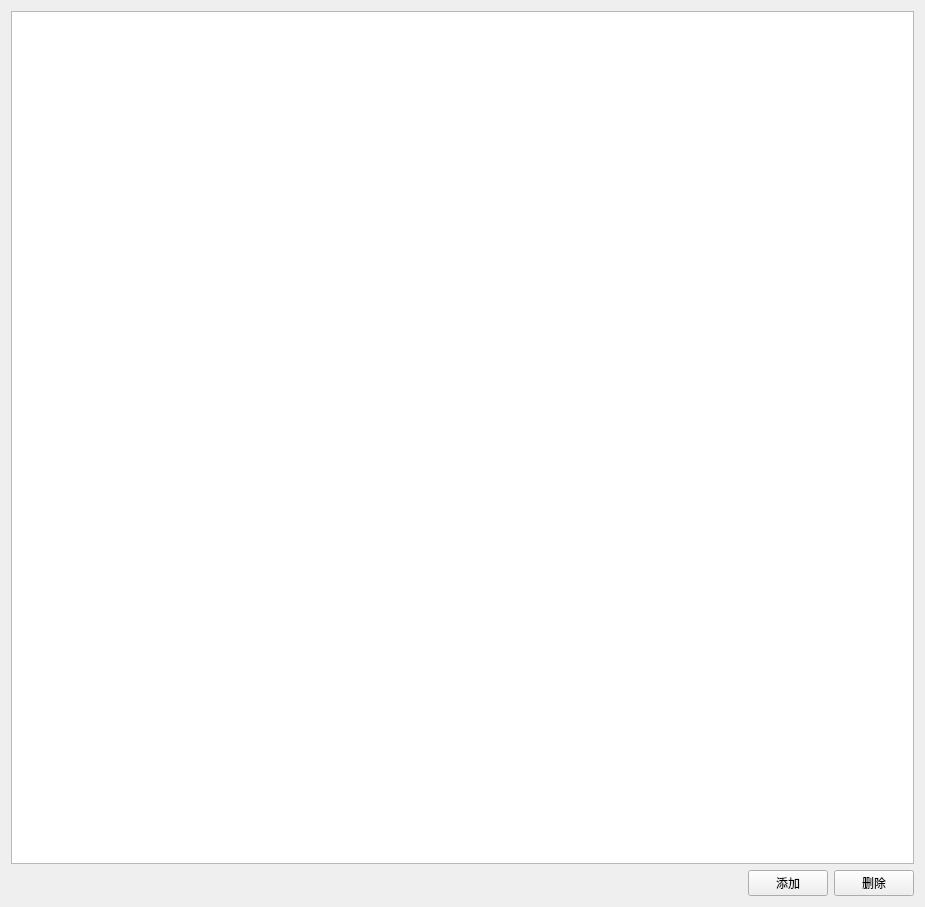
<?xml version="1.0" encoding="UTF-8"?>
<ui version="4.0">
 <class>Supplier</class>
 <widget class="QWidget" name="Supplier">
  <property name="geometry">
   <rect>
    <x>0</x>
    <y>0</y>
    <width>925</width>
    <height>907</height>
   </rect>
  </property>
  <property name="windowTitle">
   <string>Form</string>
  </property>
  <layout class="QVBoxLayout" name="verticalLayout">
   <item>
    <widget class="QTableWidget" name="tableWidget"/>
   </item>
   <item>
    <layout class="QHBoxLayout" name="horizontalLayout">
     <item>
      <spacer name="horizontalSpacer">
       <property name="orientation">
        <enum>Qt::Horizontal</enum>
       </property>
       <property name="sizeHint" stdset="0">
        <size>
         <width>40</width>
         <height>20</height>
        </size>
       </property>
      </spacer>
     </item>
     <item>
      <widget class="QPushButton" name="pb_add">
       <property name="text">
        <string>添加</string>
       </property>
      </widget>
     </item>
     <item>
      <widget class="QPushButton" name="pb_delete">
       <property name="text">
        <string>删除</string>
       </property>
      </widget>
     </item>
    </layout>
   </item>
  </layout>
 </widget>
 <resources/>
 <connections/>
</ui>
